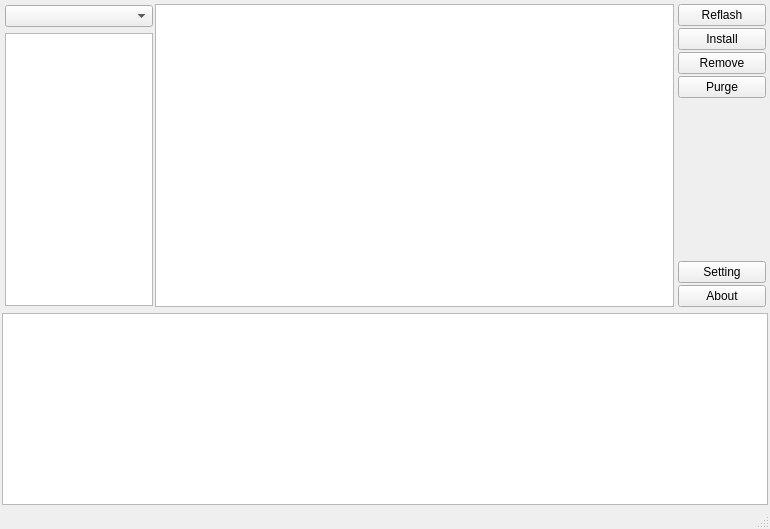
<?xml version="1.0" encoding="UTF-8"?>
<ui version="4.0">
 <class>MainWindow</class>
 <widget class="QMainWindow" name="MainWindow">
  <property name="geometry">
   <rect>
    <x>0</x>
    <y>0</y>
    <width>770</width>
    <height>529</height>
   </rect>
  </property>
  <property name="windowTitle">
   <string>MainWindow</string>
  </property>
  <widget class="QWidget" name="centralwidget">
   <layout class="QVBoxLayout" name="verticalLayout" stretch="1,0">
    <property name="spacing">
     <number>2</number>
    </property>
    <property name="leftMargin">
     <number>1</number>
    </property>
    <property name="topMargin">
     <number>1</number>
    </property>
    <property name="rightMargin">
     <number>1</number>
    </property>
    <property name="bottomMargin">
     <number>1</number>
    </property>
    <item>
     <widget class="QWidget" name="widget" native="true">
      <property name="minimumSize">
       <size>
        <width>0</width>
        <height>300</height>
       </size>
      </property>
      <layout class="QHBoxLayout" name="horizontalLayout" stretch="1,0">
       <property name="spacing">
        <number>2</number>
       </property>
       <property name="leftMargin">
        <number>2</number>
       </property>
       <property name="topMargin">
        <number>2</number>
       </property>
       <property name="rightMargin">
        <number>2</number>
       </property>
       <property name="bottomMargin">
        <number>2</number>
       </property>
       <item>
        <widget class="QWidget" name="widget_5" native="true">
         <layout class="QHBoxLayout" name="horizontalLayout_3" stretch="0,1">
          <property name="spacing">
           <number>1</number>
          </property>
          <property name="leftMargin">
           <number>1</number>
          </property>
          <property name="topMargin">
           <number>1</number>
          </property>
          <property name="rightMargin">
           <number>1</number>
          </property>
          <property name="bottomMargin">
           <number>1</number>
          </property>
          <item>
           <widget class="QWidget" name="widget_4" native="true">
            <property name="maximumSize">
             <size>
              <width>150</width>
              <height>16777215</height>
             </size>
            </property>
            <layout class="QVBoxLayout" name="verticalLayout_4">
             <property name="leftMargin">
              <number>1</number>
             </property>
             <property name="topMargin">
              <number>1</number>
             </property>
             <property name="rightMargin">
              <number>1</number>
             </property>
             <property name="bottomMargin">
              <number>1</number>
             </property>
             <item>
              <widget class="QComboBox" name="cb_group"/>
             </item>
             <item>
              <widget class="QListWidget" name="lw_kernels"/>
             </item>
            </layout>
           </widget>
          </item>
          <item>
           <widget class="QListWidget" name="listWidget"/>
          </item>
         </layout>
        </widget>
       </item>
       <item>
        <widget class="QWidget" name="widget_2" native="true">
         <property name="minimumSize">
          <size>
           <width>90</width>
           <height>0</height>
          </size>
         </property>
         <layout class="QVBoxLayout" name="verticalLayout_2">
          <property name="spacing">
           <number>2</number>
          </property>
          <property name="leftMargin">
           <number>1</number>
          </property>
          <property name="topMargin">
           <number>1</number>
          </property>
          <property name="rightMargin">
           <number>1</number>
          </property>
          <property name="bottomMargin">
           <number>1</number>
          </property>
          <item>
           <widget class="QPushButton" name="pb_reflash">
            <property name="text">
             <string>Reflash</string>
            </property>
            <property name="checkable">
             <bool>true</bool>
            </property>
            <property name="checked">
             <bool>false</bool>
            </property>
            <property name="default">
             <bool>false</bool>
            </property>
           </widget>
          </item>
          <item>
           <widget class="QPushButton" name="pb_install">
            <property name="text">
             <string>Install</string>
            </property>
           </widget>
          </item>
          <item>
           <widget class="QPushButton" name="pb_remove">
            <property name="text">
             <string>Remove</string>
            </property>
           </widget>
          </item>
          <item>
           <widget class="QPushButton" name="pb_purge">
            <property name="text">
             <string>Purge</string>
            </property>
           </widget>
          </item>
          <item>
           <spacer name="verticalSpacer">
            <property name="orientation">
             <enum>Qt::Vertical</enum>
            </property>
            <property name="sizeHint" stdset="0">
             <size>
              <width>20</width>
              <height>40</height>
             </size>
            </property>
           </spacer>
          </item>
          <item>
           <widget class="QPushButton" name="pb_setting">
            <property name="text">
             <string>Setting</string>
            </property>
           </widget>
          </item>
          <item>
           <widget class="QPushButton" name="pb_about">
            <property name="text">
             <string>About</string>
            </property>
           </widget>
          </item>
         </layout>
        </widget>
       </item>
      </layout>
     </widget>
    </item>
    <item>
     <widget class="QWidget" name="widget_3" native="true">
      <layout class="QHBoxLayout" name="horizontalLayout_2">
       <property name="spacing">
        <number>2</number>
       </property>
       <property name="leftMargin">
        <number>1</number>
       </property>
       <property name="topMargin">
        <number>1</number>
       </property>
       <property name="rightMargin">
        <number>1</number>
       </property>
       <property name="bottomMargin">
        <number>1</number>
       </property>
       <item>
        <widget class="QTextEdit" name="textEdit">
         <property name="autoFillBackground">
          <bool>false</bool>
         </property>
         <property name="frameShape">
          <enum>QFrame::StyledPanel</enum>
         </property>
         <property name="frameShadow">
          <enum>QFrame::Raised</enum>
         </property>
         <property name="lineWidth">
          <number>1</number>
         </property>
         <property name="midLineWidth">
          <number>0</number>
         </property>
         <property name="readOnly">
          <bool>true</bool>
         </property>
        </widget>
       </item>
      </layout>
     </widget>
    </item>
   </layout>
  </widget>
  <widget class="QMenuBar" name="menubar">
   <property name="geometry">
    <rect>
     <x>0</x>
     <y>0</y>
     <width>770</width>
     <height>29</height>
    </rect>
   </property>
  </widget>
  <widget class="QStatusBar" name="statusbar"/>
 </widget>
 <resources/>
 <connections/>
</ui>
